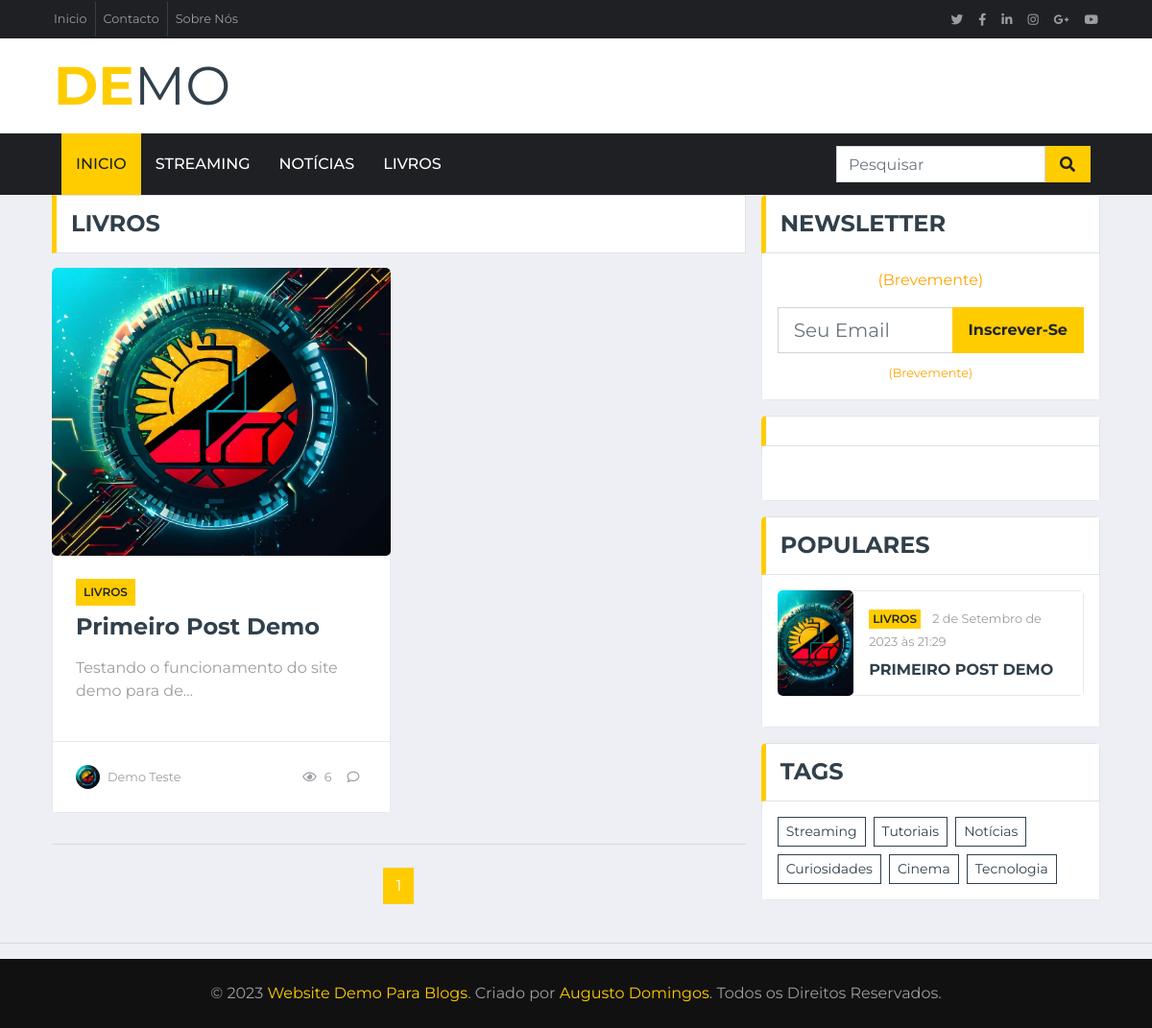
Page /categoria/livros/ on the committed database.
### demo/models.py (models this page shows, shortened)
class Category(models.Model):
    name = models.CharField(max_length=100, unique=True)
    slug = models.SlugField(max_length=255, unique=True, null=True, blank=True)
    def __str__(self):
        return self.name
    class Meta:
        verbose_name = 'Categoria'
        verbose_name_plural = 'Categorias'

class Post(models.Model):
    title = models.CharField(max_length=200, verbose_name='Título')
    content = RichTextUploadingField(verbose_name='Conteúdo')
    category = models.ForeignKey(Category, on_delete=models.PROTECT, verbose_name='Categoria')
    image = models.ImageField(upload_to='thumbnail_de_post', verbose_name='Miniatura da Postagem')
    meta_description = models.CharField(max_length=160, default=None, blank=True, verbose_name='Meta Descrição')
    created_at = models.DateTimeField(blank=True, null=True, verbose_name='Criado em')
    updated_at = models.DateTimeField(auto_now=True)
    published = models.BooleanField(default=False, verbose_name='Publicar')
    highlighted = models.BooleanField(default=False)
    main_01 = models.BooleanField(default=False)
    main_02 = models.BooleanField(default=False)
    author = models.ForeignKey(Profile, on_delete=models.PROTECT)
    slug = AutoSlugField(max_length=255, populate_from='get_slug', unique=True)
    year = models.PositiveIntegerField(editable=False)
    month = models.IntegerField(editable=False)
    def get_slug(self):
        date_str = self.created_at.strftime('%Y/%m')
        return f"{slugify(self.title)}"
    views = models.PositiveIntegerField(editable=False, default=0)
    def get_absolute_url(self):
        return reverse("post_detail", kwargs={"year": self.year, "month": self.month, "slug_url": self.slug})
    class Meta:
        verbose_name = 'Postagem'
        verbose_name_plural = 'Postagens'

class Profile(models.Model):
    user = models.OneToOneField(User, on_delete=models.PROTECT, verbose_name='Usuário')
    website = models.URLField(blank=True, null=True)
    bio = models.TextField(max_length=240, blank=True, null=True, verbose_name='Biografia')
    profile_image = models.ImageField(upload_to='foto_de_perfil/', blank=True, null=True, verbose_name='Foto de Perfil')
    def __str__(self):
        return self.user.get_full_name()
    class Meta:
        verbose_name = 'Perfil'
        verbose_name_plural = 'Perfis'

### demo/views.py (the view)
# urls.py: path('categoria/<slug:category_slug>/', views.post_list_by_category, name="post_list_by_category"),
def post_list_by_category(request, category_slug):
    category = get_object_or_404(Category, slug=category_slug)
    posts = Post.objects.filter(category=category, published=True).order_by('-created_at')
    popular_posts = Post.objects.filter(published=True).order_by('-views')[:5]
    paginator = Paginator(posts, 6)
    page_number = request.GET.get('page')
    page_obj = paginator.get_page(page_number)
    context = {
        'category': category,
        'posts': posts,
        'popular_posts': popular_posts,
        'page_obj': page_obj,
        'category_url': reverse('post_list_by_category', kwargs={'category_slug': category.slug})
        }
    return render(request, "post_list_by_category.html", context)

### demo/templates/post_list_by_category.html (shortened to what this page needs)
{% extends 'base.html' %}
{% load static %}
{% block content %}
    <div class="container-fluid">
        <div class="container">
            <div class="row">
                <div class="col-lg-8">
                    <div class="row">
                        <div class="col-12">
                            <div class="section-title">
                                <h4 class="m-0 text-uppercase font-weight-bold">{{ category.name }}</h4>
                            </div>
                        </div>
                        {% if posts %}
                            {% for post in page_obj %}
                                <div class="col-lg-6">
                                    <div class="position-relative mb-3">
                                        <a href="{{ post.get_absolute_url }}"><img class="img-fluid" src="{{ post.image.url }}" style="object-fit: cover; width: 700px; height: 300px;"></a>
                                        <div class="bg-white border border-top-0 p-4">
                                            <div class="mb-2">
                                            <a class="badge badge-primary text-uppercase font-weight-semi-bold p-2 mr-2"
                                                    href="{{ category_url }}">{{ post.category }}</a>
                                            </div>
                                            <a class="h4 d-block mb-3 text-secondary text font-weight-bold"
                                                href="{{ post.get_absolute_url }}">{{ post.title|truncatechars:30 }}</a>
                                            <p class="m-0">{{ post.content|safe|truncatechars:50 }}</p>
                                        </div>
                                        <div class="d-flex justify-content-between bg-white border border-top-0 p-4">
                                            <div class="d-flex align-items-center">
                                                <img class="rounded-circle mr-2" src="{{ post.author.profile_image.url }}" width="25" height="25"
                                                    alt="">
                                                <small>{{ post.author }}</small>
                                            </div>
                                            <div class="d-flex align-items-center">
                                                <small class="ml-3"><i class="far fa-eye mr-2"></i>{{post.views}}</small>
                                                <small class="ml-3"><i class="far fa-comment mr-2"></i></small>
                                            </div>
                                        </div>
                                    </div>
                                </div>
                            {% endfor %}
                        {% else %}
                            <p>Nehuma postagem encontrada nessa categaria</p>
                        {% endif %}
                    </div>
                    <hr>
                    <nav aria-label="Paginação" class="my-4">
                        <ul class="pagination justify-content-center">
                            <li class="page-item active">
                                <a class="page-link" href="#">{{ page_obj.number }}</a>
                            </li>
                        </ul>
                    </nav>
                </div>
                {% include 'sidebar.html' %}
            </div>
    <hr>
{% endblock %}

### demo/templates/base.html (shortened to what this page needs)
{% load static %}
<!DOCTYPE html>
<html lang="pt-br">
<head>
    <link rel="stylesheet" href="{% static 'style.css' %}">
    <link href="https://cdnjs.cloudflare.com/ajax/libs/font-awesome/5.15.0/css/all.min.css" rel="stylesheet">
    <link href="{% static 'lib/owlcarousel/assets/owl.carousel.min.css' %}" rel="stylesheet">
</head>
<body>
    {% include 'header.html' %}
    <div class="container">
        {% block content %}
        {% endblock %}
    {% include 'footer.html' %}
</body>
</html>

### demo/templates/header.html (shortened to what this page needs)
{% load static %}
<header>
    <div class="container-fluid d-none d-lg-block">
        <div class="row align-items-center bg-dark px-lg-5">
            <div class="col-lg-9">
                <nav class="navbar navbar-expand-sm bg-dark p-0">
                    <ul class="navbar-nav ml-n2">
                        <li class="nav-item border-right border-secondary">
                            <a class="nav-link text-body small" href="{% url 'post_list' %}">Inicio</a>
                        </li>
                        <li class="nav-item border-right border-secondary">
                            <a class="nav-link text-body small" href="#">Contacto</a>
                        </li>
                        <li class="nav-item">
                            <a class="nav-link text-body small" href="{% url 'about' %}">Sobre Nós</a>
                        </li>
                    </ul>
                </nav>
            </div>
            <div class="col-lg-3 text-right d-none d-md-block">
                <nav class="navbar navbar-expand-sm bg-dark p-0">
                    <ul class="navbar-nav ml-auto mr-n2">
                        <li class="nav-item">
                            <a class="nav-link text-body" href="#"><small class="fab fa-twitter"></small></a>
                        </li>
                        <li class="nav-item">
                            <a class="nav-link text-body" href="#"><small class="fab fa-facebook-f"></small></a>
                        </li>
                        <li class="nav-item">
                            <a class="nav-link text-body" href="#"><small class="fab fa-linkedin-in"></small></a>
                        </li>
                        <li class="nav-item">
                            <a class="nav-link text-body" href="#"><small class="fab fa-instagram"></small></a>
                        </li>
                        <li class="nav-item">
                            <a class="nav-link text-body" href="#"><small class="fab fa-google-plus-g"></small></a>
                        </li>
                        <li class="nav-item">
                            <a class="nav-link text-body" href="#"><small class="fab fa-youtube"></small></a>
                        </li>
                    </ul>
                </nav>
            </div>
        </div>
        <div class="row align-items-center bg-white py-3 px-lg-5">
            <div class="col-lg-4">
                <a href="{% url 'post_list' %}" class="navbar-brand p-0 d-none d-lg-block">
                    <h1 class="m-0 display-4 text-uppercase text-primary">De<span class="text-secondary font-weight-normal">Mo</span></h1>
                </a>
            </div>
        </div>
    </div>
    <div class="container-fluid p-0">
        <nav class="navbar navbar-expand-lg bg-dark navbar-dark py-2 py-lg-0 px-lg-5">
            <div class="collapse navbar-collapse justify-content-between px-0 px-lg-3" id="navbarCollapse">
                <div class="navbar-nav mr-auto py-0">
                    <a href="{% url 'post_list' %}" class="nav-item nav-link active">Inicio</a>
                    <a href="#" class="nav-item nav-link">Streaming</a>
                    <a href="#" class="nav-item nav-link">Notícias</a>
                    <a href ="#" class="nav-item nav-link">Livros</a>
                </div>
                <form id="search-form" action="{% url 'search_results' %}" method="GET">
                    <div class="input-group ml-auto" style="width: 100%; max-width: 300px;">
                        <input type="text" class="form-control" id="search-input" name="q" placeholder="Pesquisar">
                        <div class="input-group-append">
                            <button type="submit" class="input-group-text bg-primary text-dark border-0 px-3"><i
                                    class="fa fa-search"></i></button>
                         </div>
                    </div>
                </form>
            </div>
        </nav>
    </div>
</header>

### demo/templates/sidebar.html (shortened to what this page needs)
{% load static %}
<div class="col-lg-4">
    <div class="mb-3">
        <div class="section-title mb-0">
            <h4 class="m-0 text-uppercase font-weight-bold">Newsletter</h4>
        </div>
        <div class="bg-white text-center border border-top-0 p-3">
            <p style="color: orange;">(Brevemente)</p>
            <div class="input-group mb-2" style="width: 100%;">
                <input type="text" class="form-control form-control-lg" placeholder="Seu Email">
                <div class="input-group-append">
                    <button class="btn btn-primary font-weight-bold px-3">Inscrever-Se</button>
                </div>
            </div>
            <small style="color: orange;">(Brevemente)</small>
        </div>
    </div>
    <div class="mb-3">
        <div class="section-title mb-0">
        </div>
        <div class="bg-white text-center border border-top-0 p-3">
        </div>
    </div>
    <div class="mb-3">
        <div class="section-title mb-0">
            <h4 class="m-0 text-uppercase font-weight-bold">Populares</h4>
        </div>
        <div class="bg-white border border-top-0 p-3">
        {% if popular_posts %}
            {% for post in popular_posts %}
            <div class="d-flex align-items-center bg-white mb-3" style="height: 110px;">
                <img class="img-fluid" src="{{post.image.url}}" style="object-fit: cover; height: 110px; width: 110px;" alt="">
                <div class="w-100 h-100 px-3 d-flex flex-column justify-content-center border border-left-0">
                    <div class="mb-2">
                        <a class="badge badge-primary text-uppercase font-weight-semi-bold p-1 mr-2" href="">{{post.category}}</a>
                        <a class="text-body" href=""><small>{{post.created_at}}</small></a>
                    </div>
                    <a class="h6 m-0 text-secondary text-uppercase font-weight-bold" href="{{post.get_absolute_url}}">{{post.title|truncatechars:34}}</a>
                </div>
            </div>
            {% endfor %}
        {% else %}
            <p>Nenhuma postagem popular encontrada</p>
        {% endif %}
        </div>
    </div>
    <div class="mb-3">
        <div class="section-title mb-0">
            <h4 class="m-0 text-uppercase font-weight-bold">Tags</h4>
        </div>
        <div class="bg-white border border-top-0 p-3">
            <div class="d-flex flex-wrap m-n1">
                <a href="" class="btn btn-sm btn-outline-secondary m-1">Streaming</a>
                <a href="" class="btn btn-sm btn-outline-secondary m-1">Tutoriais</a>
                <a href="" class="btn btn-sm btn-outline-secondary m-1">Notícias</a>
                <a href="" class="btn btn-sm btn-outline-secondary m-1">Curiosidades</a>
                <a href="" class="btn btn-sm btn-outline-secondary m-1">Cinema</a>
                <a href="" class="btn btn-sm btn-outline-secondary m-1">Tecnologia</a>
            </div>
        </div>
    </div>
</div>
</div>
</div>
</div>

### demo/templates/footer.html
<div class="container-fluid py-4 px-sm-3 px-md-5" style="background: #111111;">
    <p class="m-0 text-center">&copy; 2023 <a href="{% url 'post_list' %}">Website Demo Para Blogs</a>. Criado por <a href="https://aghastygd.pythonanywhere.com">Augusto Domingos</a>. Todos os Direitos Reservados.
    </p>
</div>

### rows in the picture
Category: name "LIVROS"
Post: image (picture), category "LIVROS", title "Primeiro Post Demo", content "Testando o funcionamento do site demo para de…", author.profile_image (picture), author "Demo Teste", views "6", created_at "2 de Setembro de 2023 às 21:29", title "PRIMEIRO POST DEMO"

### other values in the picture
{{ page_obj.number }} "1"
